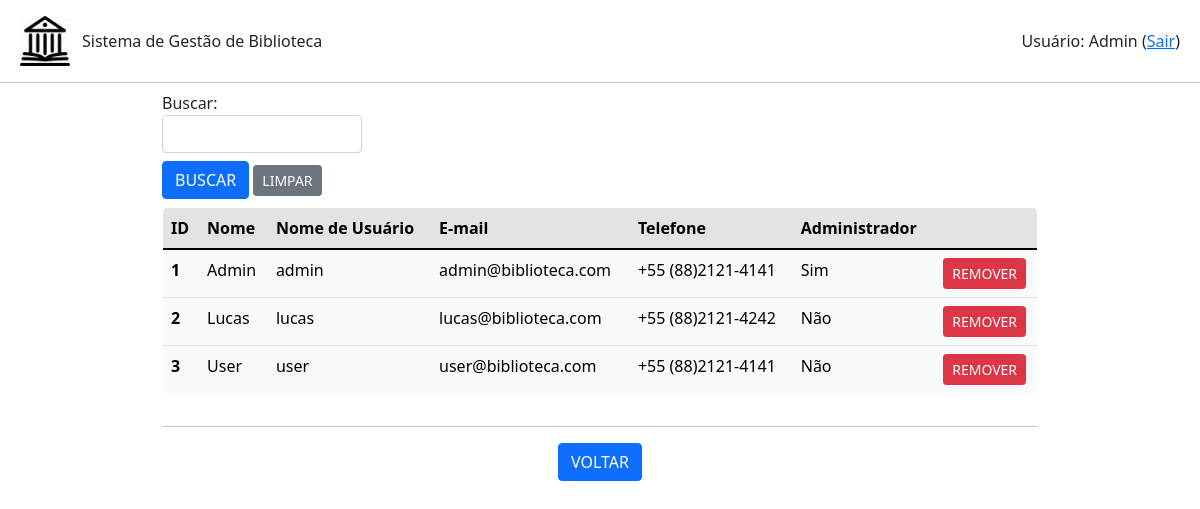
Page /usuario/listar (signed in) on the committed database.
### usuario.py (models this page shows, shortened)
class Usuario(db.Model):
    id = db.Column(db.Integer, primary_key=True)
    nome = db.Column(db.String(200), unique=False, nullable=False)
    username = db.Column(db.String(80), unique=True, nullable=False)
    email = db.Column(db.String(120), unique=True, nullable=False)
    telefone = db.Column(db.String(20),unique=False, nullable=False)
    senha = db.Column(db.String(80), unique=False, nullable=False)
    admin = db.Column(db.Boolean(), default=False)
    emprestimo = db.relationship('Emprestimo', backref='usuario', lazy=True)

### app.py (the view, shortened to what this page needs)
@app.route('/usuario/listar', methods=['POST','GET'])
def listar_usuarios():
    if session.get('autenticado',False)==False:
        flash(u'Login necessário!', category='warning')
        return(redirect(url_for('login')))
    if session['admin'] == True:
        form = BuscaForm()
        usuarios = Usuario.query.order_by(Usuario.nome).all()
        return(render_template('usuarios.html', usuarios=usuarios, form=form, action=url_for('listar_usuarios')))
    flash(u'Apenas administradores podem listar os usuários cadastrados!', category='warning')
    return (redirect(url_for('root')))

### formBusca.py
class BuscaForm(FlaskForm):
    campo = StringField('Buscar: ', validators=[DataRequired()])
    enviar = SubmitField('BUSCAR')

### templates/usuarios.html (shortened to what this page needs)
{% extends "base.html" %}
{% block conteudo %}
<div class="container-fluid mx-auto mb-1" style="width: 75%; max-height: 100vh;">
    {% from 'bootstrap/form.html' import render_field %}
    <form method="post">
        <div class="mt-2" style="width: 200px;">
            {{ render_field(form.campo) }}
        </div>
        <div class="mt-2 mb-2">
            {{ render_field(form.enviar, button_style="primary", button_size="sm") }}
            <a class="btn btn-secondary btn-sm" href="{{url_for('listar_usuarios')}}" role="button">LIMPAR</a>
        </div>
    </form>
    <div style="max-height: 60vh; overflow-y: auto;">
        <table class=" table table-light border rounded-3" style="overflow: hidden;">
            <thead>
            <tr class="table-secondary">
                <th scope="col">ID</th>
                <th scope="col">Nome</th>
                <th scope="col">Nome de Usuário</th>
                <th scope="col">E-mail</th>
                <th scope="col">Telefone</th>
                <th scope="col">Administrador</th>
                <th scope="col"></th>
            </tr>
            </thead>
            <tbody>
                {% for usuario in usuarios %}
                    <tr>
                        <th scope="row">{{usuario.id}}</th>
                        <td>{{usuario.nome}}</td>
                        <td>{{usuario.username}}</td>
                        <td>{{usuario.email}}</td>
                        <td>{{usuario.telefone}}</td>
                        {% if usuario.admin == True %}
                            <td>Sim</td>
                        {% else %}
                            <td>Não</td>
                        {% endif %}
                        <td class="text-center"><a class="btn btn-danger btn-sm" href="{{url_for('remover_usuario', id_usuario=usuario.id)}}" role="button">REMOVER</a></td>
                    </tr>
                {% endfor %}
            </tbody>
        </table>
    </div>
    <hr>
    <div class="row text-center">
        <div class="col mr-1">
            <a class="btn btn-primary" href="{{url_for('root')}}" role="button">VOLTAR</a>
        </div>
    </div>
</div>
{% endblock %}

### rows in the picture
Usuario: id "1", nome "Admin", username "admin", email "admin@biblioteca.com", telefone "+55 (88)2121-4141", admin "Sim"
Usuario: id "2", nome "Lucas", username "lucas", email "lucas@biblioteca.com", telefone "+55 (88)2121-4242", admin "Não"
Usuario: id "3", nome "User", username "user", email "user@biblioteca.com", telefone "+55 (88)2121-4141", admin "Não"

### other values in the picture
{{ session.get('nome') }} "Admin"
